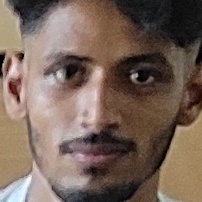
#> input picture EARG/Attendence/faces/face_1.jpg, 202 x 202 px, given in place of IMG_20240325_133933.jpg, which was not available
$ python faceext.py
#> lines starting #> are read from the running program, lines starting #| are printed output that depends on the picture; pictures that were not available may be replaced by others from this repository, and a replacement may not be noted
import cv2

face_cascade = cv2.CascadeClassifier(cv2.data.haarcascades + 'haarcascade_frontalface_default.xml')

image = cv2.imread('Image dataset/IMG_20240325_133933.jpg')
#> image is the input picture: shape (202, 202, 3); mean B, G, R 89.1, 100.3, 119.5

gray = cv2.cvtColor(image, cv2.COLOR_BGR2GRAY)
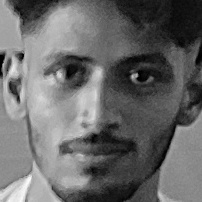
#> gray: shape (202, 202); min 0, max 251, mean 104.8

faces = face_cascade.detectMultiScale(gray, scaleFactor=1.1, minNeighbors=5, minSize=(30, 30))
#> faces = [[13, 10, 175, 175]]

for i, (x, y, w, h) in enumerate(faces):

    face = image[y:y+h, x:x+w]


    cv2.imwrite(f'faces/face_{i}.jpg', face)

    cv2.imshow(f'Face {i}', face)
    cv2.waitKey(0)
    cv2.destroyAllWindows()
#> this loop made 1 pass
#> pass 1, `face = image[y:y+h, x:x+w]`:
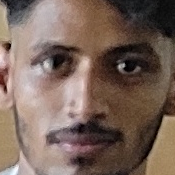
#> face: shape (175, 175, 3); mean B, G, R 90.2, 100.8, 121.4

$ run again, on EARG/Attendence/dataset/face_1_11.jpg
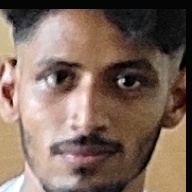
#> input picture EARG/Attendence/dataset/face_1_11.jpg, 192 x 192 px, given in place of IMG_20240325_133933.jpg, which was not available
#> image is the input picture: shape (192, 192, 3); mean B, G, R 91.6, 103.7, 125.3
#> `gray = cv2.cvtColor(image, cv2.COLOR_BGR2GRAY)`:
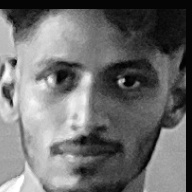
#> gray: shape (192, 192); min 0, max 255, mean 108.8
#> faces = [[10, 18, 165, 165]]
#> the loop `for i, (x, y, w, h) in enumerate(faces): ` made 1 pass
#> pass 1, `face = image[y:y+h, x:x+w]`:
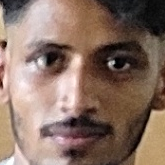
#> face: shape (165, 165, 3); mean B, G, R 100.2, 112.7, 136.9

$ run again, on EARG/Attendence/dataset/face_1_12.jpg
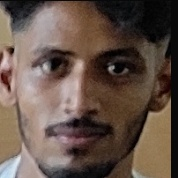
#> input picture EARG/Attendence/dataset/face_1_12.jpg, 178 x 178 px, given in place of IMG_20240325_133933.jpg, which was not available
#> image is the input picture: shape (178, 178, 3); mean B, G, R 72.8, 82.7, 100.4
#> `gray = cv2.cvtColor(image, cv2.COLOR_BGR2GRAY)`:
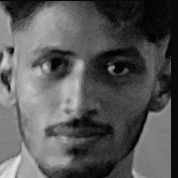
#> gray: shape (178, 178); min 0, max 231, mean 86.9
#> faces = [[6, 8, 155, 155]]
#> the loop `for i, (x, y, w, h) in enumerate(faces): ` made 1 pass
#> pass 1, `face = image[y:y+h, x:x+w]`:
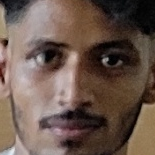
#> face: shape (155, 155, 3); mean B, G, R 76.8, 87, 106.7
